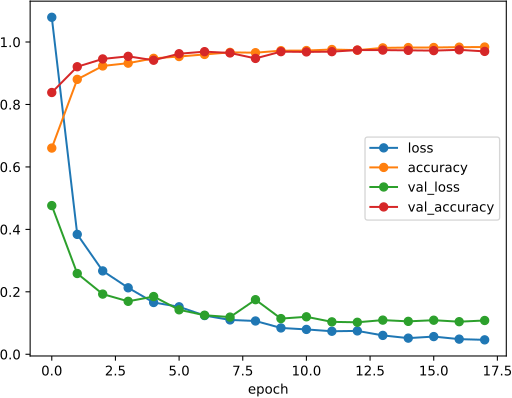

Recreate this plot in Python.
import pandas as pd
from random import sample
import tensorflow as tf
from keras import callbacks, layers, models

(x_train, y_train), (x_test, y_test) = tf.keras.datasets.mnist.load_data()

my_index = sample(range(60000), 6000)
x_train = x_train[my_index, :, :]
y_train = y_train[my_index]

x_train = x_train / 255
x_test  = x_test  / 255

x_train2d = x_train.reshape(-1, 28, 28, 1)
x_test2d = x_test.reshape(-1, 28, 28, 1)

my_model = models.Sequential()
my_model.add(layers.Conv2D(filters=20, kernel_size=5, activation='relu',
                           input_shape=(28, 28, 1)))
my_model.add(layers.MaxPooling2D(pool_size=2, strides=2))
my_model.add(layers.Conv2D(filters=20, kernel_size=5, activation='relu'))
my_model.add(layers.MaxPooling2D(pool_size=2, strides=2))
my_model.add(layers.Dropout(rate=0.25))
my_model.add(layers.Flatten())
my_model.add(layers.Dense(500, activation='relu'))
my_model.add(layers.Dropout(rate=0.5))
my_model.add(layers.Dense(10, activation='softmax'))

my_model.compile(loss='sparse_categorical_crossentropy',
                 optimizer='rmsprop',
                 metrics=['accuracy'])

my_cb = callbacks.EarlyStopping(patience=5,
                                restore_best_weights=True)

my_history = my_model.fit(
    x=x_train2d,
    y=y_train,
    validation_split=0.2,
    batch_size=128,
    epochs=20,
    callbacks=[my_cb],
    verbose=0)

tmp = pd.DataFrame(my_history.history)
tmp.plot(xlabel='epoch', style='o-')

import matplotlib.pyplot as plt
plt.savefig('11-p-mnist-lenet.pdf')

print(my_model.evaluate(x=x_test2d, y=y_test))
